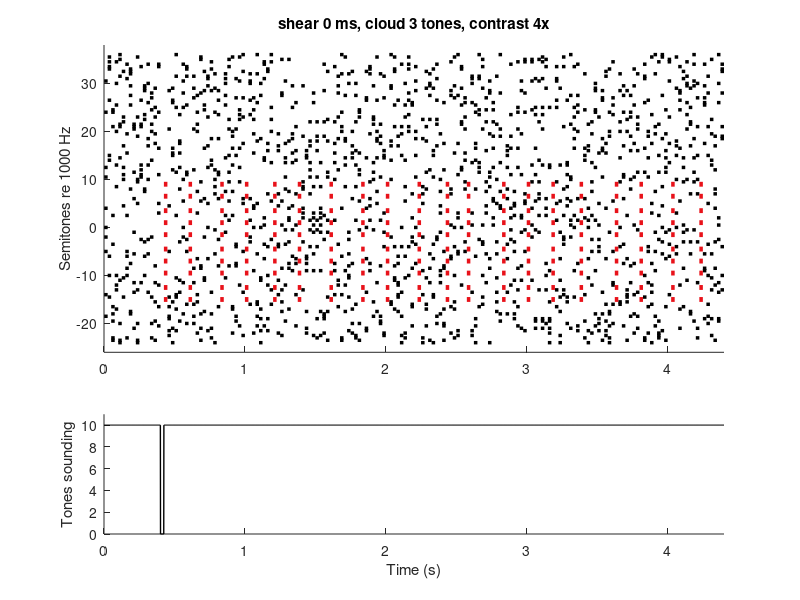

The MATLAB source for this figure:
function out = sfg_stimulus(varargin)
% Figure-ground stimulus: a frozen tone pattern repeated inside a tone cloud.
% Generates, plays, plots and saves. Pass name/value pairs to override config.
%
%   sfg_stimulus                                  % coherent figure
%   sfg_stimulus('toneStepMs', 10)                % sheared into a staircase
%   sfg_stimulus('flatEnvelope', true)            % hold the total constant

cfg = config();
for i = 1:2:numel(varargin)
    cfg.(varargin{i}) = varargin{i+1};
end
rng(cfg.seed);

check_flat(cfg);
pool = make_pool(cfg);
fig  = make_figure(cfg, pool);
cld  = make_cloud(cfg, pool, fig);
out  = render(cfg, pool, fig, cld);

report(cfg, pool, fig, cld, out);
if cfg.doPlot, show(cfg, pool, fig, cld, out); end
if ~isempty(cfg.wavFile)
    audiowrite(cfg.wavFile, out.mix(:), cfg.fs, 'BitsPerSample', 24);
end
if cfg.doPlay, sound(out.mix, cfg.fs); end
end

% ------------------------------------------------------------------ config
function cfg = config()
cfg.fs             = 48000;
cfg.seed           = 3;

% --- tone
cfg.toneMs         = 25;      % duration of every tone, figure and cloud
cfg.rampMs         = 5;       % raised-cosine onset/offset

% --- figure
cfg.nTones         = 10;      % tones per syllable
cfg.nSyllables     = 1;       % syllables per word
cfg.rateHz         = 5;       % word repetition rate
cfg.toneStepMs     = 0;       % shear between successive tones (0 = chord)
cfg.syllableStepMs = 200;     % onset spacing between syllables
cfg.order          = 'rise';  % 'rise' or 'fall' staircase
cfg.spanSt         = 24;      % frequency span of one syllable, semitones
cfg.syllableStepSt = 3;       % transposition between syllables

% --- jitter
cfg.toneJitterMs   = 0;       % random offset of each tone within a syllable
cfg.wordJitterMs   = 40;      % random displacement of each whole word
cfg.freezeInternal = true;    % draw the within-word jitter once and reuse it

% --- cloud
cfg.cloudTones     = 3;       % tones sounding at once: the sparsity control
cfg.flatEnvelope   = true;    % true: cloud fills the figure's gaps so the
                              % total never moves. See check_flat below for
                              % the two conditions this needs.
cfg.shareChannels  = false;   % let the cloud use the figure's own channels
cfg.contrast       = 4;       % figure/background per-channel rate ratio,
                              % which sets the pool size
cfg.dealerSlack    = 5;       % looseness of channel balancing; 1 makes the
                              % background regular, which competes with the
                              % figure
cfg.guardMs        = 25;      % silence forced around a channel's own tones

% --- pool
cfg.fRefHz         = 1000;
cfg.poolSt         = [-24 36];

% --- presentation
cfg.durationS      = 20;
cfg.leadMs         = 400;
cfg.tailMs         = 600;
cfg.peakDbfs       = -3;
cfg.doPlay         = true;
cfg.doPlot         = true;
cfg.wavFile        = 'sfg_stimulus.wav';
end

% ------------------------------------------------------------------- check
function check_flat(cfg)
% A uniform envelope needs the cloud to fill whatever the figure leaves, and
% it can only do that with tones of its own length. Two things follow.
if ~cfg.flatEnvelope, return; end

% The figure's own profile must be piecewise constant on tone-length blocks,
% which means the shear is 0 or a whole number of tones. Anything between
% makes the figure's concurrency change faster than the cloud can track:
% measured at a 25 ms tone, a 10 ms shear leaves the total below target 26%
% of the time and a 20 ms shear 49%, against under 1% at 0, 25 or 50 ms.
r = mod(cfg.toneStepMs, cfg.toneMs);
if r > 1e-9
    warning('sfg:shear', ...
        ['toneStepMs %g is not a multiple of toneMs %g, so the envelope ' ...
         'cannot be uniform. Use %g or %g.'], ...
        cfg.toneStepMs, cfg.toneMs, ...
        floor(cfg.toneStepMs/cfg.toneMs)*cfg.toneMs, ...
        ceil(cfg.toneStepMs/cfg.toneMs)*cfg.toneMs);
end

% The total can never be below the figure's own peak, so a coherent n-tone
% chord forces an n-tone background however sparse you asked for.
if cfg.toneStepMs < cfg.toneMs
    peak = cfg.nTones;
else
    peak = max(1, ceil(cfg.toneMs / max(cfg.toneStepMs, eps)));
end
if peak > cfg.cloudTones
    warning('sfg:density', ...
        ['the figure peaks at %d tones, so a uniform envelope needs %d ' ...
         'in the background, not the %d requested.'], ...
        peak, peak, cfg.cloudTones);
end
end

% -------------------------------------------------------------------- pool
function pool = make_pool(cfg)
% Channel count follows from the contrast you ask for: a figure channel
% sounds rateHz times a second, a background one gets the cloud spread over
% the remaining channels.
nFig  = cfg.nTones * cfg.nSyllables;
toneS = cfg.toneMs / 1000;
want  = cfg.cloudTones * cfg.contrast / (toneS * cfg.rateHz) + nFig;

grids  = 0.25:0.25:12;
counts = floor(diff(cfg.poolSt) ./ grids) + 1;
[~, i] = min(abs(counts - want));

pool.gridSt = grids(i);
pool.st     = cfg.poolSt(1):pool.gridSt:cfg.poolSt(2);
pool.f      = cfg.fRefHz * 2.^(pool.st / 12);
pool.n      = numel(pool.st);

% figure channels: evenly spread across the middle, so they always land on
% the grid however many there are
lo   = round(0.15 * (pool.n - 1)) + 1;
span = round(cfg.spanSt / pool.gridSt);
step = round(cfg.syllableStepSt / pool.gridSt);
if lo + span + (cfg.nSyllables-1)*step > pool.n
    error('figure spans %g st beyond the %g st pool', ...
        cfg.spanSt + (cfg.nSyllables-1)*cfg.syllableStepSt, diff(cfg.poolSt));
end
base = round(linspace(lo, lo + span, cfg.nTones))';
pool.figIdx = base + (0:cfg.nSyllables-1) * step;   % nTones x nSyllables
end

% ------------------------------------------------------------------ figure
function fig = make_figure(cfg, pool)
period = 1000 / cfg.rateHz;
nWords = max(1, round(cfg.durationS * cfg.rateHz));
lead   = max(cfg.leadMs, cfg.wordJitterMs + cfg.toneJitterMs + cfg.toneMs);

lag = (0:cfg.nTones-1)' * cfg.toneStepMs;
if strcmp(cfg.order, 'fall'), lag = flipud(lag); end
lag = lag + (0:cfg.nSyllables-1) * cfg.syllableStepMs;   % nTones x nSyl

frozen = (2*rand(size(lag)) - 1) * cfg.toneJitterMs;

% A word onset quantised to whole tone lengths keeps the cloud's own tiling
% aligned with it, which is what lets the flat mode stay flat.
if cfg.flatEnvelope && cfg.wordJitterMs >= cfg.toneMs
    k = floor(cfg.wordJitterMs / cfg.toneMs);
    jitter = randi([-k k], 1, nWords) * cfg.toneMs;
else
    jitter = (2*rand(1, nWords) - 1) * cfg.wordJitterMs;
end

chan = []; onset = []; word = [];
for w = 1:nWords
    t0 = lead + (w-1) * period + jitter(w);
    if cfg.freezeInternal
        dj = frozen;
    else
        dj = (2*rand(size(lag)) - 1) * cfg.toneJitterMs;
    end
    t = round(t0 + lag + dj);
    chan  = [chan;  pool.figIdx(:)];
    onset = [onset; t(:)];
    word  = [word;  repmat(w, numel(t), 1)];
end

fig.chan    = chan;
fig.onsetMs = onset;
fig.word    = word;
fig.nWords  = nWords;
fig.period  = period;
fig.totalMs = max(onset) + cfg.toneMs + cfg.tailMs;
end

% ------------------------------------------------------------------- cloud
function cld = make_cloud(cfg, pool, fig)
T     = fig.totalMs;
tone  = cfg.toneMs;
guard = cfg.guardMs;

conc = zeros(1, T);
busy = false(pool.n, T);

for i = 1:numel(fig.onsetMs)
    o = fig.onsetMs(i);
    if cfg.flatEnvelope
        conc(o : o+tone-1) = conc(o : o+tone-1) + 1;
    end
    g = max(1, o-guard) : min(T, o+tone-1+guard);
    busy(fig.chan(i), g) = true;
end

if cfg.flatEnvelope
    target = max(max(conc), cfg.cloudTones);
else
    target = cfg.cloudTones;
end

% The cloud is kept off the figure's channels by default. Sharing them means
% a cloud tone can only fall in the gap between two figure tones, which is
% heard as a beat halfway through the figure's period.
if ~cfg.shareChannels
    busy(unique(fig.chan), :) = true;
end

seen = zeros(1, pool.n);
chan = zeros(0, 1); onset = zeros(0, 1);

for o = 1 : T - tone + 1
    w = o : o+tone-1;
    while max(conc(w)) < target
        [~, ord] = sort(floor(seen / cfg.dealerSlack) + rand(1, pool.n));
        k = 0;
        for c = ord
            if ~any(busy(c, w)), k = c; break; end
        end
        if k == 0, break; end
        conc(w) = conc(w) + 1;
        busy(k, max(1, o-guard) : min(T, o+tone-1+guard)) = true;
        seen(k) = seen(k) + 1;
        chan(end+1, 1)  = k;      %#ok<AGROW>
        onset(end+1, 1) = o;      %#ok<AGROW>
    end
end

cld.chan    = chan;
cld.onsetMs = onset;
end

% ------------------------------------------------------------------ render
function out = render(cfg, pool, fig, cld)
n = round(cfg.toneMs * cfg.fs / 1000);
N = round(fig.totalMs * cfg.fs / 1000) + n;

t    = (0:n-1) / cfg.fs;
pips = sin(2*pi * pool.f(:) * t) .* gate(n, cfg.rampMs, cfg.fs);

yFig = add_tones(zeros(1, N), pips, fig.chan, fig.onsetMs, cfg.fs, n);
yCld = add_tones(zeros(1, N), pips, cld.chan, cld.onsetMs, cfg.fs, n);

% one gain for both, so the figure-only file is exactly the figure you hear
% inside the mix
g = 10^(cfg.peakDbfs/20) / max(abs(yFig + yCld));

out.mix    = (yFig + yCld) * g;
out.figure = yFig * g;
out.cloud  = yCld * g;
out.fs     = cfg.fs;
end

function y = add_tones(y, pips, chan, onsetMs, fs, n)
for i = 1:numel(chan)
    s = round(onsetMs(i) * fs / 1000) + 1;
    y(s : s+n-1) = y(s : s+n-1) + pips(chan(i), :);
end
end

function env = gate(n, rampMs, fs)
r = round(rampMs * fs / 1000);
env = ones(1, n);
w = sin(pi * (0:r-1) / (2*r)).^2;
env(1:r) = w;
env(end-r+1:end) = fliplr(w);
end

% ------------------------------------------------------------------ report
function report(cfg, pool, fig, cld, out)
tone = cfg.toneMs;
T    = fig.totalMs;

c = zeros(1, T);
for o = [fig.onsetMs; cld.onsetMs]', c(o:o+tone-1) = c(o:o+tone-1) + 1; end
inner = c(cfg.leadMs : T - cfg.tailMs);

use = accumarray([fig.chan; cld.chan], 1, [pool.n 1]);
isFig = false(pool.n, 1); isFig(unique(fig.chan)) = true;
dur = fig.nWords * fig.period / 1000;

fprintf('%d Hz | %d tones x %d syllables at %g Hz, %g ms tones\n', ...
    cfg.fs, cfg.nTones, cfg.nSyllables, cfg.rateHz, tone);
fprintf('  shear %g ms (%s), word jitter +-%g ms, tone jitter +-%g ms\n', ...
    cfg.toneStepMs, cfg.order, cfg.wordJitterMs, cfg.toneJitterMs);
fprintf('  pool %d channels %.0f-%.0f Hz on a %g st grid\n', ...
    pool.n, pool.f(1), pool.f(end), pool.gridSt);
fprintf('  concurrency %d-%d, mean %.2f +- %.2f%s\n', ...
    min(inner), max(inner), mean(inner), std(inner), ...
    ternary(cfg.flatEnvelope, ' (flat)', ''));
fprintf('  figure channel %.1f/s vs background %.1f/s: contrast %.1fx\n', ...
    mean(use(isFig))/dur, mean(use(~isFig))/dur, ...
    mean(use(isFig)) / max(mean(use(~isFig)), eps));
fprintf('  peak %.2f dBFS, %.1f s\n', ...
    20*log10(max(abs(out.mix))), numel(out.mix)/cfg.fs);
end

function s = ternary(c, a, b)
if c, s = a; else, s = b; end
end

% -------------------------------------------------------------------- plot
function show(cfg, pool, fig, cld, out)
win = min(fig.totalMs, cfg.leadMs + 4000);
tone = cfg.toneMs;

figure('Color', 'w', 'Position', [100 100 1100 620]);

subplot(3, 1, [1 2]); hold on
draw(cld.chan, cld.onsetMs, pool.st, tone, win, [0 0 0], 2.5);
draw(fig.chan, fig.onsetMs, pool.st, tone, win, [0.91 0.07 0.10], 3.5);
xlim([0 win/1000]); ylim(cfg.poolSt + [-2 2]);
ylabel(sprintf('Semitones re %g Hz', cfg.fRefHz));
title(sprintf('shear %g ms, cloud %d tones, contrast %gx', ...
    cfg.toneStepMs, cfg.cloudTones, cfg.contrast));
box off

subplot(3, 1, 3);
c = zeros(1, fig.totalMs);
for o = [fig.onsetMs; cld.onsetMs]', c(o:o+tone-1) = c(o:o+tone-1) + 1; end
plot((1:win)/1000, c(1:win), 'k', 'LineWidth', 1);
xlim([0 win/1000]); ylim([0 max(c)+1]);
xlabel('Time (s)'); ylabel('Tones sounding'); box off
end

function draw(chan, onsetMs, st, tone, win, col, lw)
k = onsetMs < win;
x = [onsetMs(k)'; onsetMs(k)' + tone; nan(1, sum(k))] / 1000;
y = repmat(reshape(st(chan(k)), 1, []), 3, 1); y(3, :) = nan;
plot(x(:), y(:), 'Color', col, 'LineWidth', lw);
end
